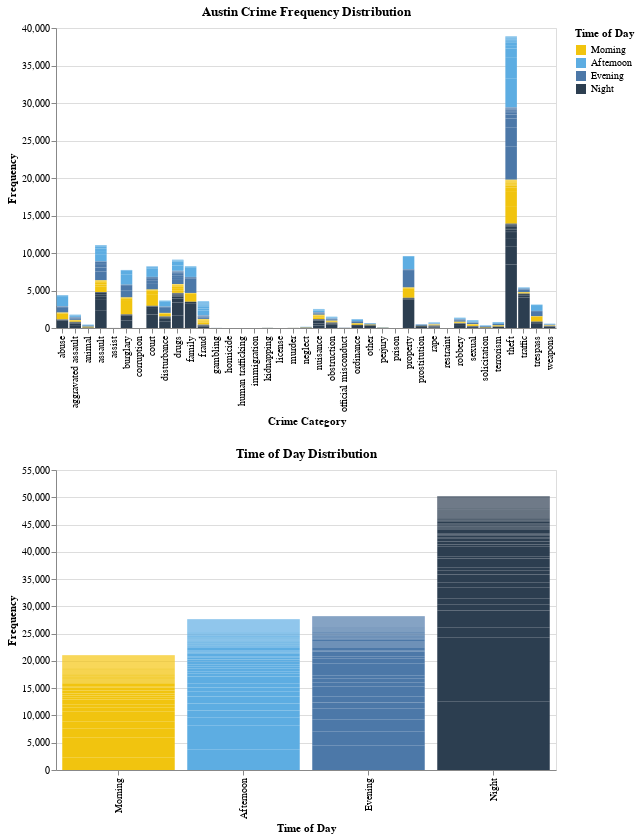

The cell this chart's notebook holds for it:
### Code cell
selection = alt.selection_single(
    fields=['Category'],
    empty='all'
)

frequency = alt.Chart(test).mark_bar().encode(
    alt.X('Category:N', title="Crime Category"),
    alt.Y('count:Q', title="Frequency"),
    alt.Color('Time of Day:O',scale=alt.Scale
              (domain=["Morning", "Afternoon", "Evening", "Night"]
                ,range=["#F1C40F", "#5DADE2", "#4C78A8", "#2C3E50"])),
    opacity= alt.condition(selection, alt.value(1), alt.value(0.3)),
    tooltip=[alt.Tooltip('cat_count:N', title="Total Count"),
              alt.Tooltip('Offense:N', title="Offense"),
              alt.Tooltip('count:Q', title="Count"),
              alt.Tooltip('Category:N', title="Crime Category")]

).properties(
    title='Austin Crime Frequency Distribution',
    width=500,
).add_selection(
    selection
)

time = alt.Chart(test).mark_bar().encode(
    alt.X('Time of Day:O', title="Time of Day", sort=["Morning", "Afternoon", "Evening", "Night"]),
    alt.Y('count:Q', title="Frequency"),
    alt.Color('Time of Day:N',scale=alt.Scale
              (domain=["Morning", "Afternoon", "Evening", "Night"]
                ,range=["#F1C40F", "#5DADE2", "#4C78A8", "#2C3E50"])),
    opacity= alt.condition(selection, alt.value(1), alt.value(0.3)),
    tooltip=[alt.Tooltip('cat_count:N', title="Total Count"),
              alt.Tooltip('Offense:N', title="Offense"),
              alt.Tooltip('count:Q', title="Count"),
              alt.Tooltip('Category:N', title="Crime Category")]

).transform_filter(
    selection
).properties(
    title='Time of Day Distribution',
    width=500,
)

frequency & time

### Figure 1 — Vega-Lite specification as saved in the notebook (floating-point values rounded to 4 significant figures; data arrays with more than 128 entries replaced by an {"elided": "..."} marker saying what was removed)
{"config": {"view": {"continuousWidth": 300, "continuousHeight": 300}}, "vconcat": [{"mark": {"type": "bar"}, "encoding": {"color": {"field": "Time of Day", "scale": {"domain": ["Morning", "Afternoon", "Evening", "Night"], "range": ["#F1C40F", "#5DADE2", "#4C78A8", "#2C3E50"]}, "type": "ordinal"}, "opacity": {"condition": {"param": "param_1", "value": 1, "empty": true}, "value": 0.3}, "tooltip": [{"field": "cat_count", "title": "Total Count", "type": "nominal"}, {"field": "Offense", "title": "Offense", "type": "nominal"}, {"field": "count", "title": "Count", "type": "quantitative"}, {"field": "Category", "title": "Crime Category", "type": "nominal"}], "x": {"field": "Category", "title": "Crime Category", "type": "nominal"}, "y": {"field": "count", "title": "Frequency", "type": "quantitative"}}, "name": "view_1", "title": "Austin Crime Frequency Distribution", "width": 500}, {"mark": {"type": "bar"}, "encoding": {"color": {"field": "Time of Day", "scale": {"domain": ["Morning", "Afternoon", "Evening", "Night"], "range": ["#F1C40F", "#5DADE2", "#4C78A8", "#2C3E50"]}, "type": "nominal"}, "opacity": {"condition": {"param": "param_1", "value": 1, "empty": true}, "value": 0.3}, "tooltip": [{"field": "cat_count", "title": "Total Count", "type": "nominal"}, {"field": "Offense", "title": "Offense", "type": "nominal"}, {"field": "count", "title": "Count", "type": "quantitative"}, {"field": "Category", "title": "Crime Category", "type": "nominal"}], "x": {"field": "Time of Day", "sort": ["Morning", "Afternoon", "Evening", "Night"], "title": "Time of Day", "type": "ordinal"}, "y": {"field": "count", "title": "Frequency", "type": "quantitative"}}, "title": "Time of Day Distribution", "transform": [{"filter": {"param": "param_1", "empty": true}}], "width": 500}], "data": {"name": "data-5c7e9b80b9c1b276980de2f4a95923a1"}, "params": [{"name": "param_1", "select": {"type": "point", "fields": ["Category"]}, "views": ["view_1"]}], "$schema": "https://vega.github.io/schema/vega-lite/v5.20.1.json", "datasets": {"data-5c7e9b80b9c1b276980de2f4a95923a1": {"elided": "963 records"}}}
